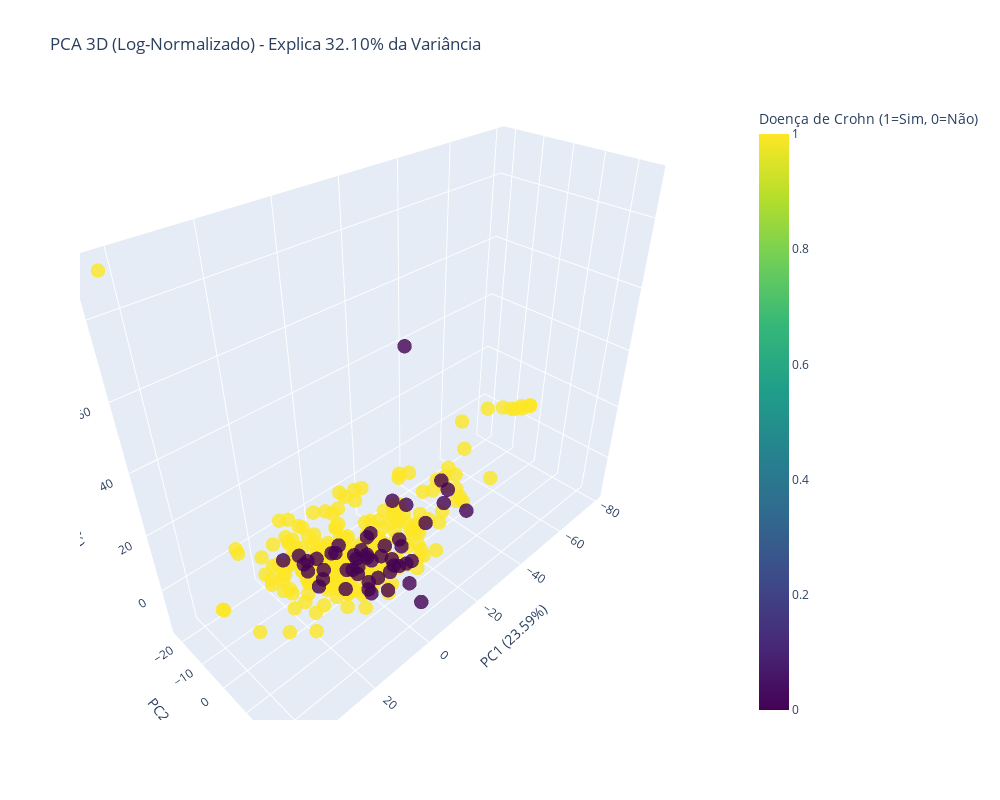

The notebook cell saved with this chart:
### Markdown cell above
##### 2.7.1 Aplicação do PCA 3D

### Code cell
# PCA 3D (Plotagem Interativa)

import plotly.io as pio
import plotly.graph_objects as go
from sklearn.decomposition import PCA
import pandas as pd

# Renderização para a plotagem adequada do gráfico
pio.renderers.default = "vscode"  

# PCA 3D
pca_3d = PCA(n_components=3)
principais_componentes_3d = pca_3d.fit_transform(df_final_normalizado[colunas_genes])

df_pca_3d = pd.DataFrame(
    data=principais_componentes_3d,
    columns=['PC1', 'PC2', 'PC3'],
    index=df_final_normalizado.index
)

# Garantir que o Target é numérico (0 ou 1)
df_pca_3d['Is_Crohns_Disease'] = y_target.astype(int)

# Criação da figura 3D
fig = go.Figure(data=[go.Scatter3d(
    x=df_pca_3d['PC1'],
    y=df_pca_3d['PC2'],
    z=df_pca_3d['PC3'],
    mode='markers',
    marker=dict(
        size=5,
        color=df_pca_3d['Is_Crohns_Disease'],
        colorscale='Viridis',
        opacity=0.8,
        colorbar=dict(title='Doença de Crohn (1=Sim, 0=Não)')
    )
)])

# Layout do gráfico
fig.update_layout(
    title=f'PCA 3D (Log-Normalizado) - Explica {pca_3d.explained_variance_ratio_.sum()*100:.2f}% da Variância',
    width=1000,
    height=800,
    scene=dict(
        xaxis=dict(title=f'PC1 ({pca_3d.explained_variance_ratio_[0]*100:.2f}%)'),
        yaxis=dict(title=f'PC2 ({pca_3d.explained_variance_ratio_[1]*100:.2f}%)'),
        zaxis=dict(title=f'PC3 ({pca_3d.explained_variance_ratio_[2]*100:.2f}%)'),
        aspectmode='data'
    )
)

fig.show()

### Figure 1 — Plotly figure (JSON) as saved in the notebook; plotly's stock layout.template omitted (floating-point values rounded to 4 significant figures; data arrays with more than 128 entries replaced by an {"elided": "..."} marker saying what was removed)
{"data": [{"marker": {"color": {"elided": "304 int values"}, "colorbar": {"title": {"text": "Doença de Crohn (1=Sim, 0=Não)"}}, "colorscale": [[0, "#440154"], [0.1111, "#482878"], [0.2222, "#3e4989"], [0.3333, "#31688e"], [0.4444, "#26828e"], [0.5556, "#1f9e89"], [0.6667, "#35b779"], [0.7778, "#6ece58"], [0.8889, "#b5de2b"], [1, "#fde725"]], "opacity": 0.8, "size": 5}, "mode": "markers", "type": "scatter3d", "x": {"elided": "304 float values"}, "y": {"elided": "304 float values"}, "z": {"elided": "304 float values"}}], "layout": {"height": 800, "scene": {"aspectmode": "data", "xaxis": {"title": {"text": "PC1 (23.59%)"}}, "yaxis": {"title": {"text": "PC2 (4.75%)"}}, "zaxis": {"title": {"text": "PC3 (3.76%)"}}}, "title": {"text": "PCA 3D (Log-Normalizado) - Explica 32.10% da Variância"}, "width": 1000}}
